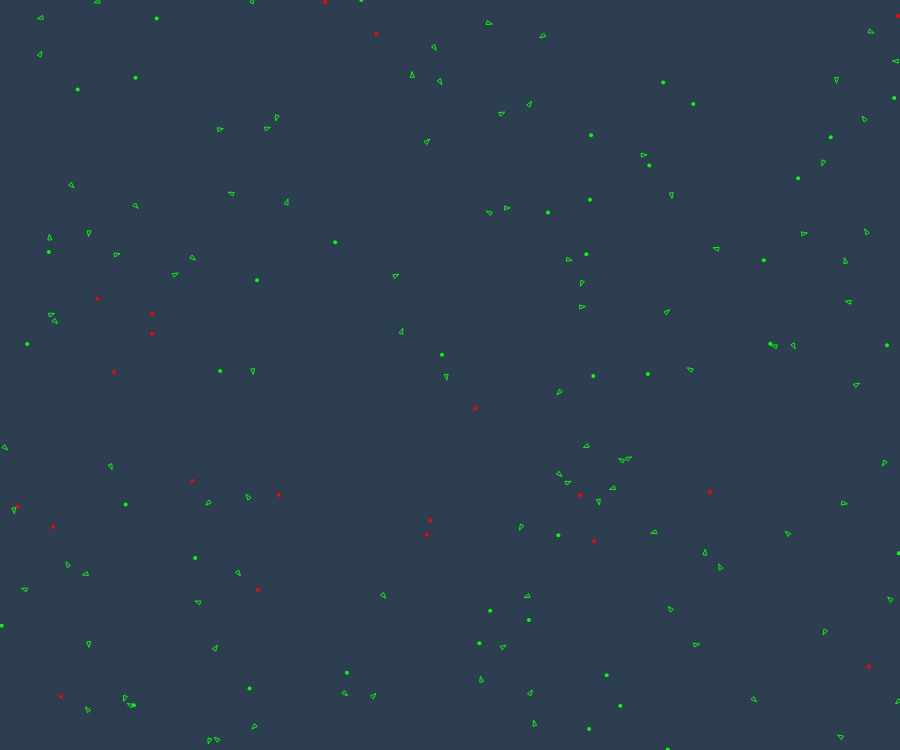
Frame 1 (no input)
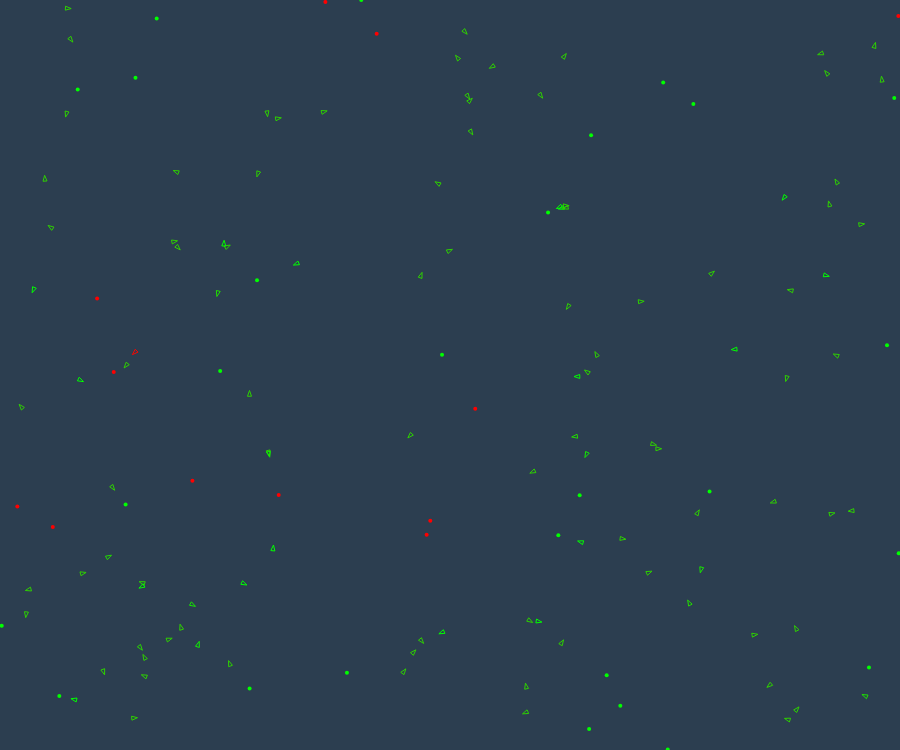
Frame 60 (no input)
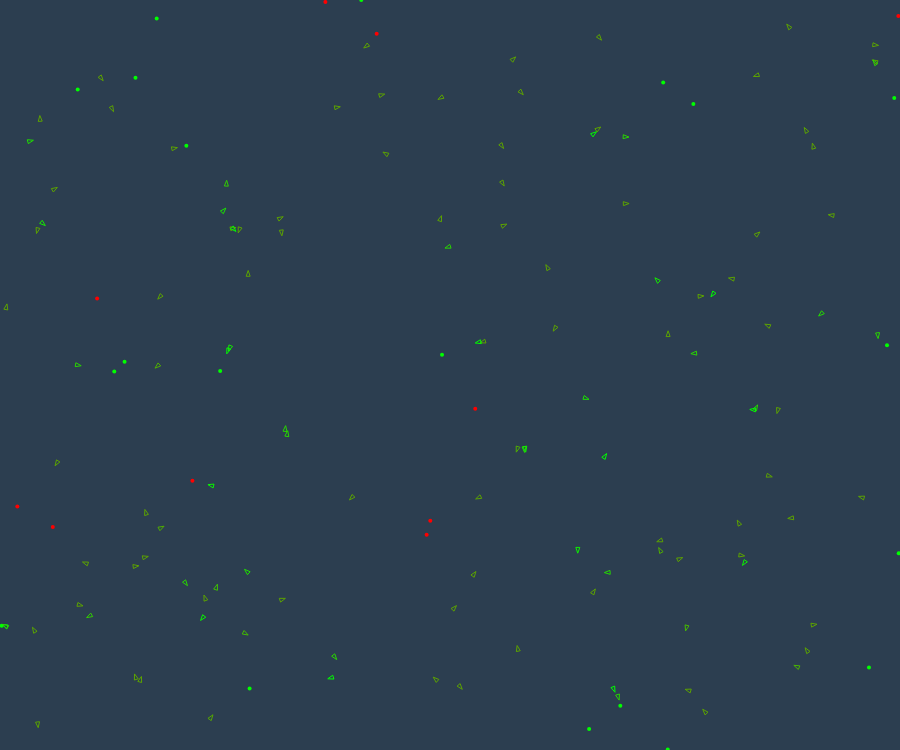
Frame 120 (the mouse pressed at the canvas centre since frame 60)

The p5.js sketch that drew these frames (run headless with seeded random() and noise() and a simulated clock; from frame 60 on, the mouse is pressed at the canvas centre):

// p5.js sketch
// ── sketch.js
let width, height;
let x, y;
let start_time;
let env;

function setup() {
  width = windowWidth * 0.75;
  height = windowHeight * 0.75;
  x = (windowWidth - width) / 2;
  y = (windowHeight - height) / 2;
  const cnv = createCanvas(width, height);
  cnv.position(x, y);
  init();
}

function init() {
  const mutation_rate = 0.01;
  const population_size = 200;
  env = new Environment(mutation_rate, population_size);
}
 
function draw() {
  background(44, 62, 80);

  env.addFood()
  env.addPoison();
  env.showFood();
  env.showPoison();
  env.showPopulation();

}

function mouseClicked() {
  env.addNewCreature(mouseX, mouseY);
}

// ── creature.js
class Creature {
  constructor(x, y, parent_dna) {
    this.pos = createVector(x, y);
    this.vel = p5.Vector.random2D();
    this.max_speed = 2;
    this.vel.limit(this.max_speed);
    this.acc = createVector(0, 0);
    this.r = 4;
    this.max_force = 0.5;
    this.health = 1;
    this.clone_prob = 0.00225;
    if (!parent_dna) {
      this.dna = new DNA();
      this.dna.genes[0] = random(-2, 2);
      this.dna.genes[1] = random(-2, 2);
      this.dna.genes[2] = random(0, 100);
      this.dna.genes[3] = random(0, 100);
    } else {
      this.dna = parent_dna;
      this.dna.mutate();
    }
  }
  
  update() {
    this.health -= 0.003;

    this.vel.add(this.acc);
    this.vel.limit(this.max_speed);
    this.pos.add(this.vel);
    this.acc.mult(0);
  }

  applyForce(force) {
    this.acc.add(force);
  }

  behaviors(good, bad) {
    const steer_good = this.eat(good, 0.2, this.dna.genes[2]);
    const steer_bad = this.eat(bad, -1, this.dna.genes[3]);

    steer_good.mult(this.dna.genes[0]);
    steer_bad.mult(this.dna.genes[1]);
    
    steer_good.limit(this.max_force);
    steer_bad.limit(this.max_force);

    this.applyForce(steer_good);
    this.applyForce(steer_bad);
  }

  clone() {
    if (random(1) < this.clone_prob) {
      return new Creature(this.pos.x, this.pos.y, this.dna);
    }
  }

  eat(targets, nutrition, perception) {
    let record = Infinity;
    let closest = null;

    for ( let i = targets.length - 1; i >= 0; i--) {
      const dist = this.pos.dist(targets[i]);

      // This might the wrong check, might need to be max speed
      if (dist < this.max_speed) {
        targets.splice(i, 1);
        this.health += nutrition;
      } else {
         if (dist < record && dist < perception) {
           record = dist;
           closest = targets[i];
         }
      }
    }

    if (closest) {
      return this.seek(closest);
    }
    return createVector(0,0);
  }

  seek(target) {
    const desired = p5.Vector.sub(target, this.pos);
    desired.setMag(this.max_speed);

    const steer = p5.Vector.sub(desired, this.vel);
    steer.limit(this.max_force);

    return steer;
  }

  dead() { return this.health < 0 }

  show() {
    strokeWeight(1);
    var gr = color(0, 255, 0);
    var rd = color(255, 0, 0);
    this.color = lerpColor(rd, gr, this.health);
    stroke(this.color);
    noFill();
		const r = 3;
		const angle = this.vel.heading();
		const anglePlus = 2.5;
    triangle(
			this.pos.x + Math.cos(angle) * r, this.pos.y + Math.sin(angle) * r,
			this.pos.x + Math.cos(angle + anglePlus) * r, this.pos.y + Math.sin(angle + anglePlus) * r,
			this.pos.x + Math.cos(angle - anglePlus) * r, this.pos.y + Math.sin(angle - anglePlus) * r
    );
  }

  boundaries() {
    const d = 25;
    let desired = null;

    if (this.pos.x < d) {
      desired = createVector(this.max_speed, this.vel.y);
    } else if (this.pos.x > width - d) {
      desired = createVector(-this.max_speed, this.vel.y);
    }

    if (this.pos.y < d) {
      desired = createVector(this.vel.x, this.max_speed);
    } else if (this.pos.y > height - d) {
      desired = createVector(this.vel.x, -this.max_speed);
    }

    if (desired) {
      desired.normalize();
      desired.mult(this.max_speed);
      const steer = p5.Vector.sub(desired, this.vel);
      steer.limit(this.max_force);
      this.applyForce(steer);
    }
  }
}
// ── dna.js
class DNA {
  constructor() {
    this.genes = [];
    this.fitness = 0;
    this.accept_probability = 0.01;
    this.init_mutation_rate = 0.01;
    this.mutation_rate = this.init_mutation_rate;
 }
 
 breedWith(parent_b, _className) {
  const slice_point = ceil(this.genes.length / 2);
  const child = new _className();
  for (let i = 0; i < this.genes.length; i++) {
    if (i < slice_point) child.dna.genes[i] = this.genes[i];
    else child.dna.genes[i] = parent_b.genes[i];
  }
  return child;
 }

 mutate() {
  for (let i = 0; i < this.genes.length; i++) {
    const random_num = random(0,1);
    if (random_num < this.mutation_rate) {
      if (i === 0 || i === 1) this.genes[i] += random(-0.1, 0.1);
      else this.genes[i] += random(-10, 10);
    }
  }
 }
}
// ── environment.js
class Environment {
  constructor() {
    this.population_size = 100;
    this.population = new Population(this.population_size);
    this.food = [];
    this.poison = [];
    this.num_food = 40;
    this.num_poison = 20;

    // Populate food
    for (let i = 0; i < this.num_food; i++) {
      const x = random(width);
      const y = random(height);
      this.food.push(createVector(x, y));
    }
    // Populate Poison
    for (let i = 0; i < this.num_poison; i++) {
      const x = random(width);
      const y = random(height);
      this.poison.push(createVector(x, y));
    }
  }

  addNewCreature(x, y) {
    this.population.creatures.push(new Creature(x, y));
  }

  addFood() {
    if (random(1) < 0.015) {
      var x = random(width);
      var y = random(height);
      this.food.push(createVector(x, y));
    }
  }
  addPoison() {
    if (random(1) < 0.01) {
      var x = random(width);
      var y = random(height);
      this.poison.push(createVector(x, y));
    }
  }

  showFood() {
    for (let i = 0; i < this.food.length; i++) {
      fill(0, 255, 0);
      noStroke();
      ellipse(this.food[i].x, this.food[i].y, 4, 4);
    }
  }

  showPoison() {
    for (let i = 0; i < this.poison.length; i++) {
      fill(255, 0, 0);
      noStroke();
      ellipse(this.poison[i].x, this.poison[i].y, 4, 4);
    }
  }

  showPopulation() {
    this.population.show(this.food, this.poison);
  }
}
// ── population.js
class Population {
  constructor(size) {
    this.generation = 0;
    this.size = size;
    this.fitness_sum = 0;
    this.max_fitness = 0;
    this.creatures = [];
    for (let i = 0; i < this.size; i++) {
      const x = random(width);
      const y = random(height);
      this.creatures[i] = new Creature(x, y);
    }

  }

  show(food, poison) {
    for (let i = 0; i < this.creatures.length; i++) {

      this.creatures[i].boundaries();
      this.creatures[i].behaviors(food, poison);
      this.creatures[i].update();
      this.creatures[i].show();

      const new_creature = this.creatures[i].clone();
      if (new_creature != null) {
        this.creatures.push(new_creature);
      }

      if (this.creatures[i].dead()) {
        const x = this.creatures[i].pos.x;
        const y = this.creatures[i].pos.y;
        food.push(createVector(x,y));
        this.creatures.splice(i, 1);
      }      
    }
  }

  evolve() {
    this.calculate_fitness();
    this.generate();
    this.generation++;
  }

  // Calculate Fitness
  calculate_fitness() {
    for (let i = 0; i < this.creatures.length; i++) {
      const fitness = this.creatures[i].calculate_fitness(destination);
      if (fitness > this.max_fitness) this.max_fitness = fitness;
      this.fitness_sum += fitness;
    }
  }

  // Create next generation
  generate() {
    const next_generation = [];
    for (let i = 0; i < this.creatures.length; i++) {
      const parent_a = this.pickOne(this.creatures);
      const parent_b = this.pickOne(this.creatures);
      const child = parent_a.dna.breedWith(parent_b.dna, Creature);
      child.dna.mutate(this.mutation_rate);
      next_generation[i] = child;
    }
    this.generation++;
    this.creatures = next_generation;
  }

  // Natural selection based on a weighted random based on fitness
  pickOne(list) {
    let index = 0;
    let r = random(0, this.fitness_sum);
    while (r > 0) {
      r -= list[index].dna.fitness;
      index++;
    }

    return list[index-1];
  }
}
